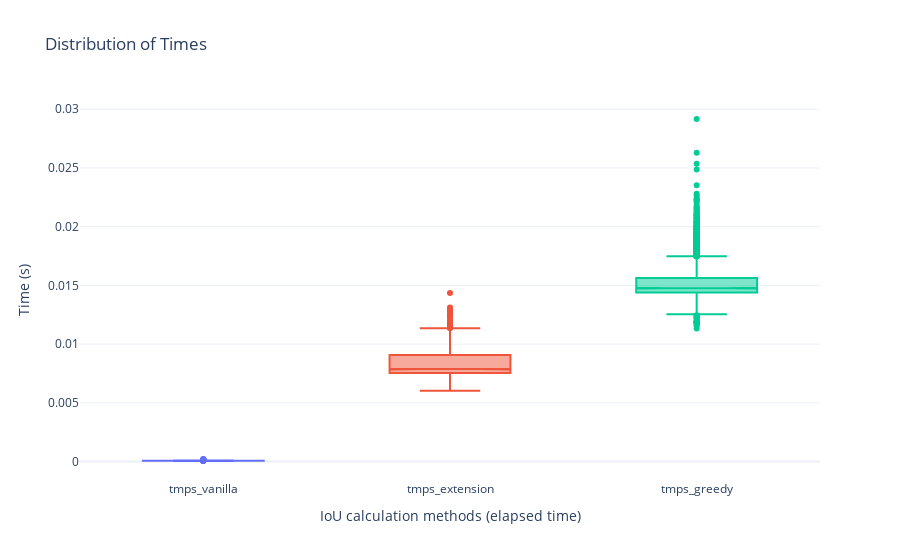

The notebook cell this image was saved under:
### Code cell
import plotly.express as px

def create_box_plot(df, columns):
    # Melt the dataframe to go from wide to long format
    df_long = df.melt(value_vars=columns, var_name='Time', value_name='Value')
    
    # Create the box plot
    fig = px.box(df_long, x='Time', y='Value', color='Time', 
                 notched=True,  # shows the confidence interval around the median
                 title='Distribution of Times')
    
    # Customize the layout for better appearance
    fig.update_layout(
        yaxis_title='Time (s)',  # Replace with your actual units
        xaxis_title='IoU calculation methods (elapsed time)',
        template='plotly_white',  # A clean template
        showlegend=False  # Hide the legend if not necessary
    )
    
    # Show the plot
    fig.show()

# Example usage with a DataFrame 'df' and the columns you want to plot
create_box_plot(df, ["tmps_vanilla",	"tmps_extension",	"tmps_greedy"])

### Figure 1 — Plotly figure (JSON) as saved in the notebook; plotly's stock layout.template omitted (floating-point values rounded to 4 significant figures; data arrays with more than 128 entries replaced by an {"elided": "..."} marker saying what was removed)
{"data": [{"alignmentgroup": "True", "hovertemplate": "Time=%{x}<br>Value=%{y}<extra></extra>", "legendgroup": "tmps_vanilla", "marker": {"color": "#636efa"}, "name": "tmps_vanilla", "notched": true, "offsetgroup": "tmps_vanilla", "orientation": "v", "showlegend": true, "type": "box", "x": {"elided": "5301 str values"}, "x0": " ", "xaxis": "x", "y": {"elided": "5301 float values"}, "y0": " ", "yaxis": "y"}, {"alignmentgroup": "True", "hovertemplate": "Time=%{x}<br>Value=%{y}<extra></extra>", "legendgroup": "tmps_extension", "marker": {"color": "#EF553B"}, "name": "tmps_extension", "notched": true, "offsetgroup": "tmps_extension", "orientation": "v", "showlegend": true, "type": "box", "x": {"elided": "5301 str values"}, "x0": " ", "xaxis": "x", "y": {"elided": "5301 float values"}, "y0": " ", "yaxis": "y"}, {"alignmentgroup": "True", "hovertemplate": "Time=%{x}<br>Value=%{y}<extra></extra>", "legendgroup": "tmps_greedy", "marker": {"color": "#00cc96"}, "name": "tmps_greedy", "notched": true, "offsetgroup": "tmps_greedy", "orientation": "v", "showlegend": true, "type": "box", "x": {"elided": "5301 str values"}, "x0": " ", "xaxis": "x", "y": {"elided": "5301 float values"}, "y0": " ", "yaxis": "y"}], "layout": {"autosize": true, "boxmode": "overlay", "legend": {"title": {"text": "Time"}, "tracegroupgap": 0}, "showlegend": false, "title": {"text": "Distribution of Times"}, "xaxis": {"anchor": "y", "autorange": true, "categoryarray": ["tmps_vanilla", "tmps_extension", "tmps_greedy"], "categoryorder": "array", "domain": [0, 1], "range": [-0.5, 2.5], "title": {"text": "IoU calculation methods (elapsed time)"}, "type": "category"}, "yaxis": {"anchor": "x", "autorange": true, "domain": [0, 1], "range": [-0.001569, 0.03079], "title": {"text": "Time (s)"}, "type": "linear"}}}
